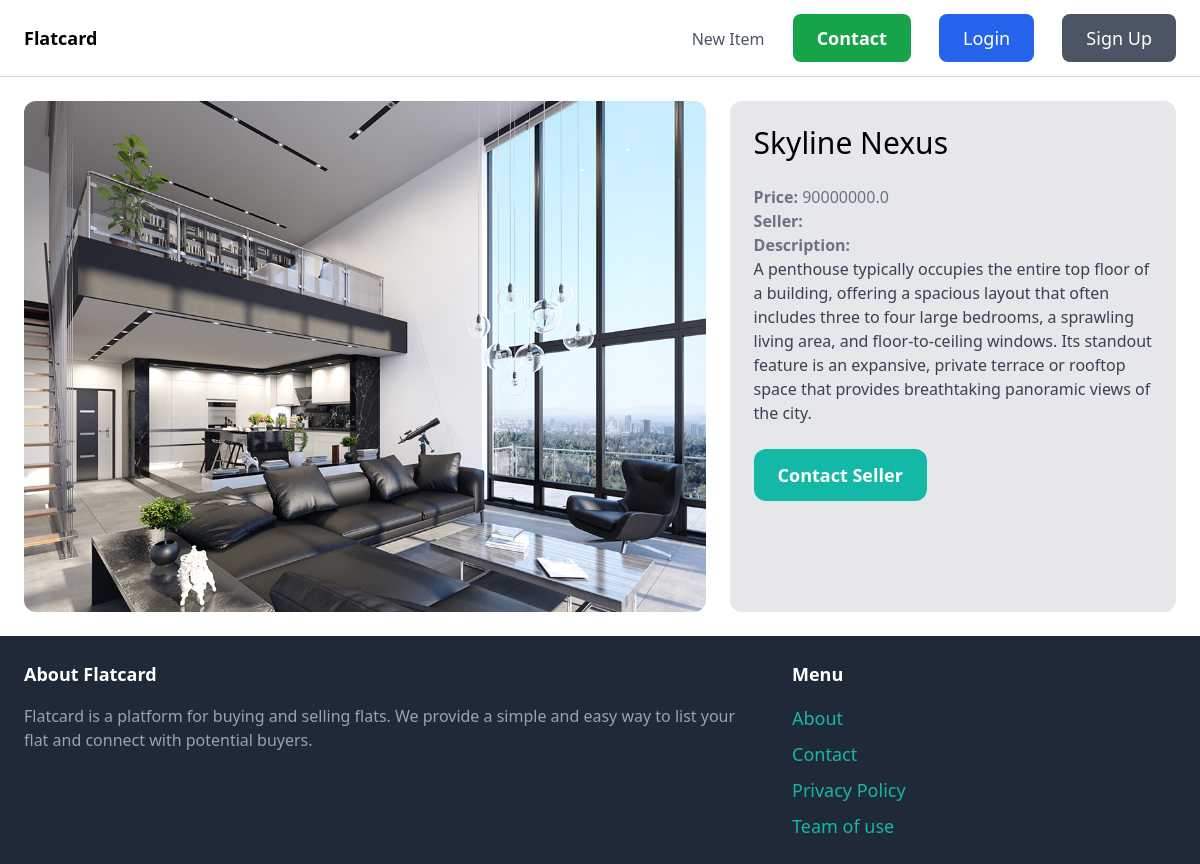
/items/6/, run on the app's committed database.
### items/models.py (models this page shows, shortened)
class Item(models.Model):
    category = models.ForeignKey(Category, related_name='items', on_delete=models.CASCADE)
    name = models.CharField(max_length=300)
    description = models.TextField(blank=True, null=True)
    price = models.FloatField()
    is_sold = models.BooleanField(default=False)
    created_by = models.ForeignKey(User, related_name='items', on_delete=models.CASCADE)
    created_at = models.DateTimeField(auto_now_add=True)
    image = models.ImageField(upload_to='items_images', blank=True, null=True)
    "image = models.ImageField(upload_to='items_images', blank=True, null=True)"

### items/views.py (the view)
# urls.py: path('<int:pk>/', views.detail, name='detail'),
def detail(request, pk):
    item = get_object_or_404(Item, pk=pk)
    return render(request, 'items/detail.html', {
        'item': item
    })

### items/templates/items/detail.html (shortened to what this page needs)
{% extends 'core/base.html' %}
{% block content %}
<div class="grid grid-cols-5 gap-6">
    <div class="col-span-3">
        {% if item.image %}
            <img src="{{ item.image.url }}" class="rounded-xl">
        {% else %}
            <div class="w-full h-64 bg-gray-200 rounded-xl flex items-center justify-center text-gray-500">
            </div>
        {% endif %}
    </div>
    <div class="col-span-2 p-6 bg-gray-200 rounded-xl">
        <h1 class="mb-6 text-3xl">{{ item.name }}</h1>
        <p class="text-gray-500"><strong>Price: </strong> {{ item.price }}</p>
        <p class="text-gray-500"><strong>Seller: </strong> {{ item.seller }}</p>
        {% if item.description %}
             <p class="text-gray-700">
                <strong class="text-gray-500">Description: </strong><br>
                {{ item.description }}
             </p>
        {% endif %}
        <a href="#" class="inline-block mt-6 px-6 py-3 text-lg font-semibold bg-teal-500 text-white rounded-xl hover:bg-teal-700">Contact Seller</a>
    </div>
</div>
{% endblock %}

### data on the page
Item: image (picture), name "Skyline Nexus", price "90000000.0", description "A penthouse typically occupies the entire top floor of a building, offering a spacious layout that often includes three to four large bedrooms, a sprawling living area, and floor-to-ceiling windows. Its standout feature is an expansive, private terrace or rooftop space that provides breathtaking panoramic views of the city."
